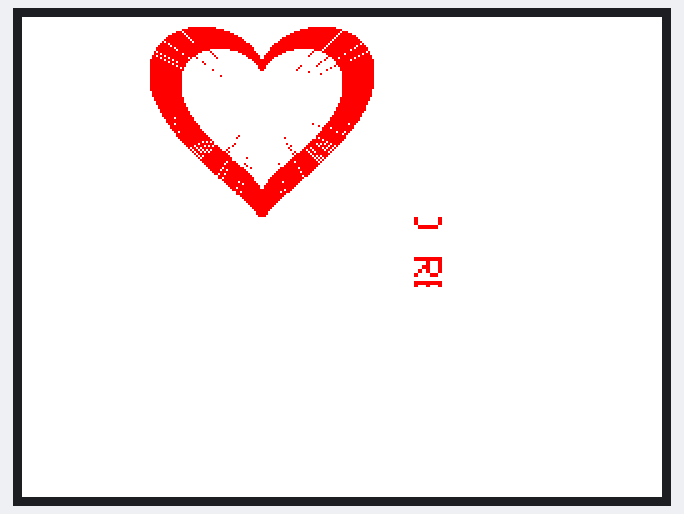
A sketch run on a simulated ESP32. Parts: 320×240 colour display.

Above: at 0.86 s.
At 5.19 s:
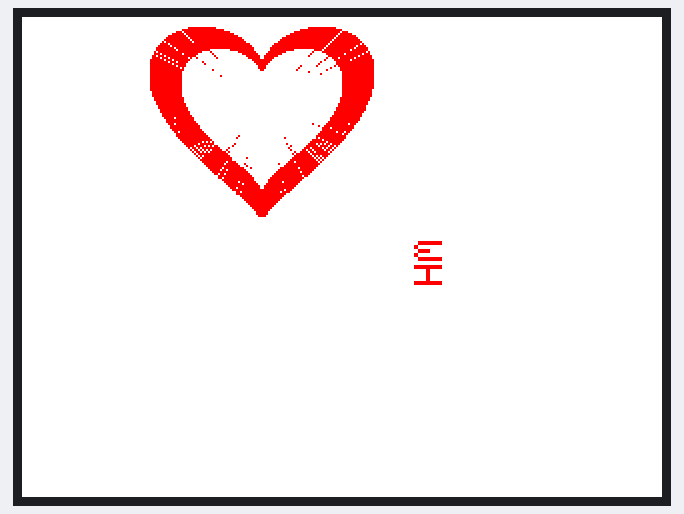
At 10.15 s:
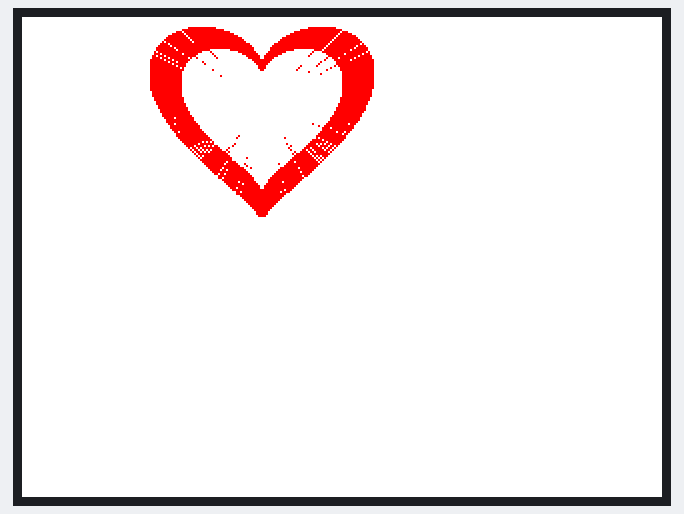
At 20.05 s:
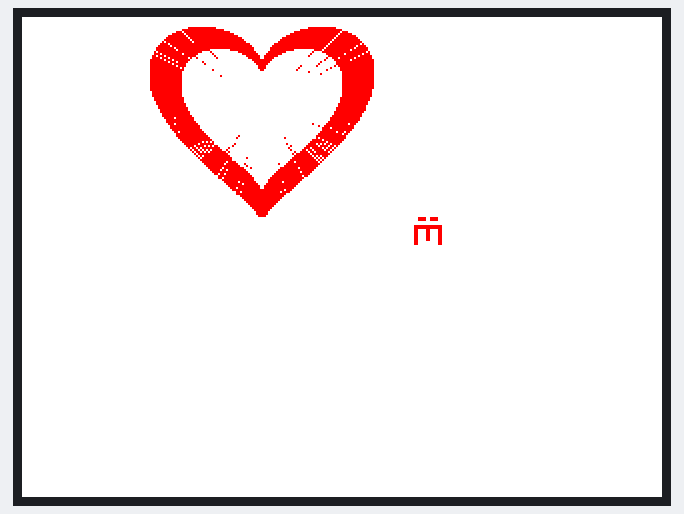
At 29.34 s:
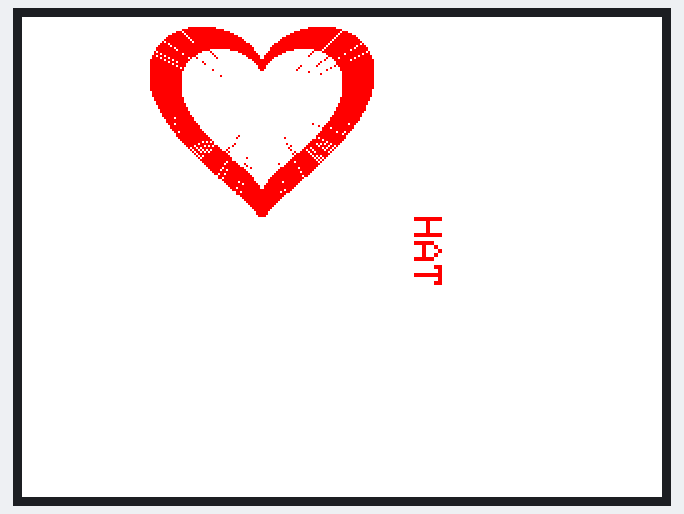
At 39.25 s:
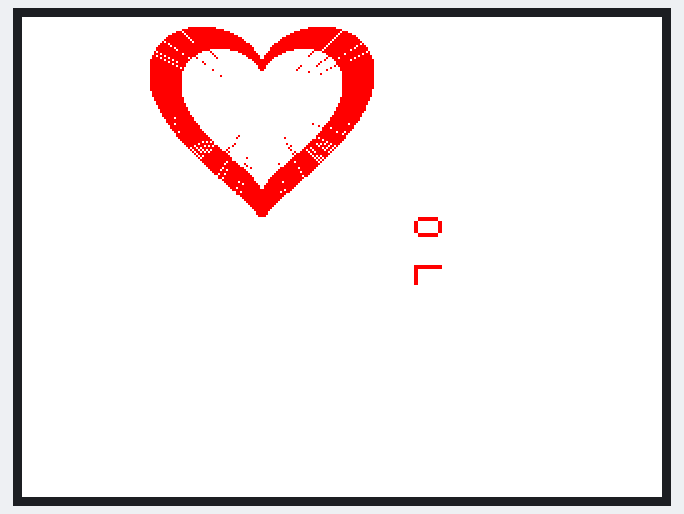

The sketch:

HW1.ino
```cpp
#include <TFT_eSPI.h>

TFT_eSPI tft = TFT_eSPI();
TFT_eSprite stext1 = TFT_eSprite(&tft); // Sprite object stext1

int textScrollX = 0;
bool increaseSize = true; // Flag to toggle between increasing and decreasing heart size
int heartX = 120; // Initial x-coordinate for the heart
int heartY = 45;  // Initial y-coordinate for the heart

void setup() {
  tft.init();
  tft.fillScreen(TFT_WHITE);
  tft.setRotation(1);

  // Create a sprite for the scrolling words
  stext1.setColorDepth(8);
  stext1.createSprite(200, 35);
  stext1.fillSprite(TFT_WHITE);
  stext1.setScrollRect(0, 0, 200, 35, TFT_WHITE);
  stext1.setTextColor(TFT_RED); // White text, no background
  stext1.setRotation(1);
  stext1.setTextWrap(false);
  stext1.setTextSize(2);
}

void loop() {
  // Toggle between increasing and decreasing heart size
  if (increaseSize) {
    drawHeart(heartX, heartY, 3.5, TFT_RED); // Draw the heart shape with size 4
  } else {
    drawHeart(heartX, heartY, 2.5, TFT_WHITE); // Draw the heart shape with size 3
  }

  // Push the scrolling text sprite onto the screen
  stext1.pushSprite(20, 100);

  // Delay to control the animation speed
  delay(150);

  // Scroll the text
  textScrollX -= 16;
  if (textScrollX <= -(stext1.textWidth("TO RESIST IS TO LOVE WHAT COULD BE"))) {
    textScrollX = 200;
  }
  stext1.fillSprite(TFT_WHITE);
  stext1.setCursor(textScrollX, 10);
  stext1.print("TO RESIST IS TO LOVE WHAT COULD BE");

  // Toggle the flag to switch between increasing and decreasing heart size
  increaseSize = !increaseSize;
}

void drawHeart(int16_t x0, int16_t y0, float HeartSize, uint16_t color) {
  // Set stroke color
  tft.setTextColor(color);

  // Draw the heart shape
  for (float t = 0; t <= 2 * PI; t += 0.005) {
    float x = x0 - 16 * HeartSize * pow(sin(t), 3);
    float y = y0 - (13 * HeartSize * cos(t) - 5 * HeartSize * cos(2 * t) - 2 * HeartSize * cos(3 * t) - cos(4 * t));
    float x2 = x0 - 16 * HeartSize * pow(sin(t + 0.01), 3);
    float y2 = y0 - (13 * HeartSize * cos(t + 0.01) - 5 * HeartSize * cos(2 * (t + 0.01)) - 2 * HeartSize * cos(3 * (t + 0.01)) - cos(4 * (t + 0.01)));
    tft.drawLine(x, y, x2, y2, color);
    tft.drawLine(x, y, x0, y0, color); // Draw line to the center to fill the heart
  }
}
```
